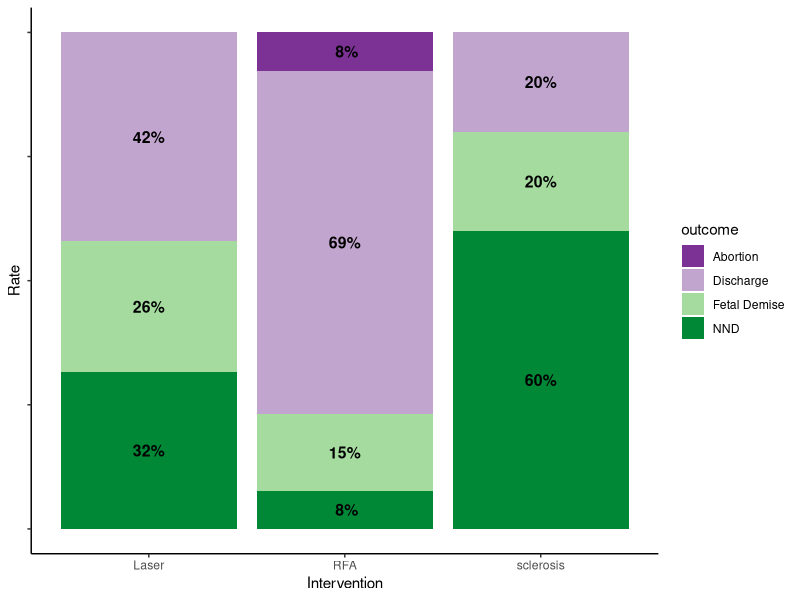
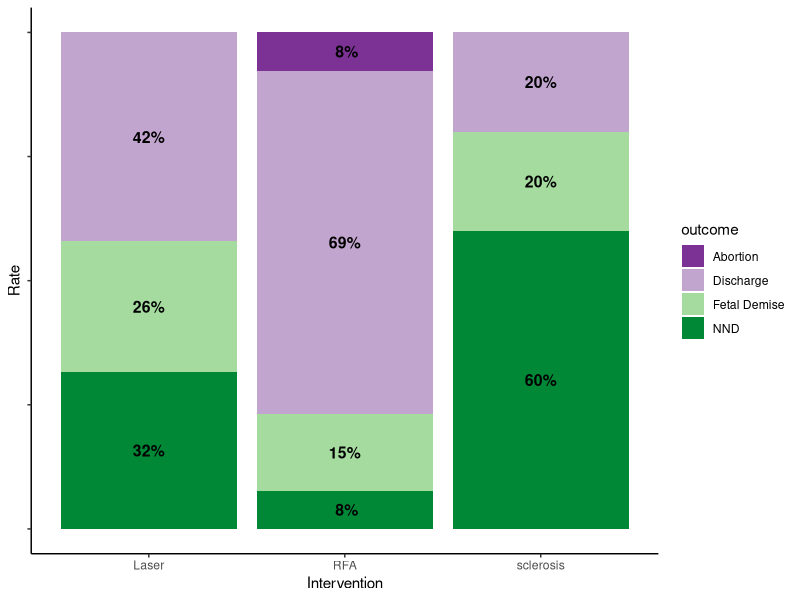

Recreate these plots in R, in order.
library("readr")
library("dplyr")
library("ggplot2")
library("tidyr")

df <- read_csv('SCT_percutaneous_interventions.csv')

#################################
# outcomes by procedure figures #
#################################

intervention_counts <- df %>%
  filter(!is.na(outcome)) %>%
  select(intervention) %>%
  group_by(intervention) %>%
  summarize(denominator = n())

# Turn off "helpful" message from summarize about experimental .grouping feature
options('dplyr.summarise.inform'=FALSE)

outc_plot_data <- df %>% 
  select(intervention, outcome)  %>%
  filter(!is.na(outcome)) %>%
  mutate(outcome = recode(outcome, `1`= 'Fetal Demise',  `2` = 'NND',  
                          `3` = 'Discharge', `4` = 'Abortion', 
                          .default=as.character(outcome))) %>%
  group_by(intervention, outcome) %>%
  summarize(numerator = n()) %>%
  left_join(x=., y=intervention_counts, by="intervention") %>%
  mutate(rate = numerator/denominator,
         rate_label = sprintf("%2.0f%%",rate*100)
         )
outc_plot_data 

outc_plot <- ggplot(data=outc_plot_data, aes(x=intervention, y=rate, group=outcome)) +
  geom_bar(aes(fill=outcome), stat="identity") +
  scale_fill_brewer(palette = "PRGn") +
  geom_text(size = 4,
            aes(label = rate_label),
            color='black',
            fontface='bold',
            position = position_stack(vjust = 0.5),
            show.legend = F) +
  ylab("Rate") +
  xlab("Intervention") +
  theme_classic() +
  theme(axis.text.y = element_blank()) 
outc_plot

# Save plot
ggsave("outcomes_summary_fig.png", plot=outc_plot, device="png")